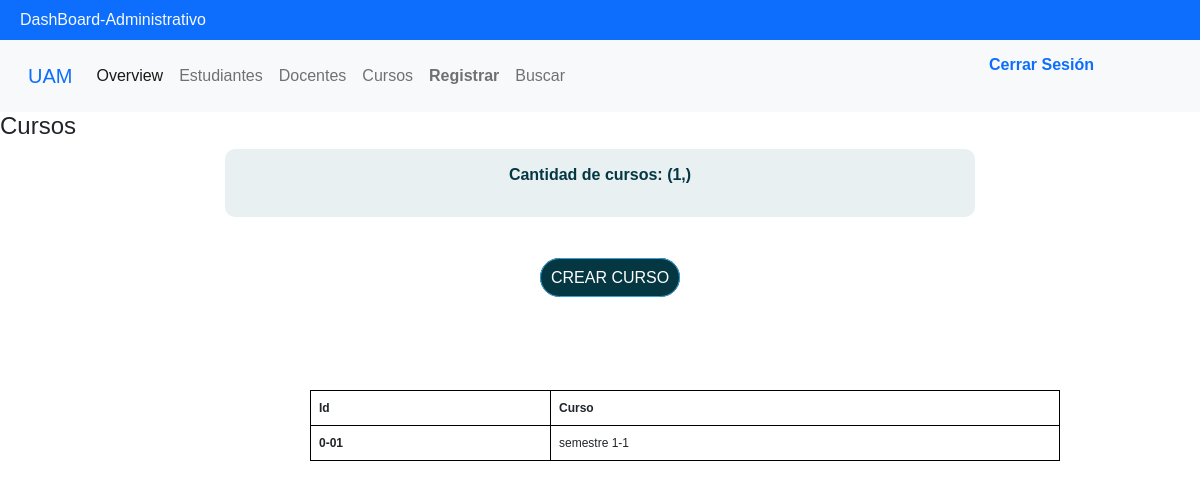
The page /DashBoard-Administrativo/cursos on the database as committed earlier.
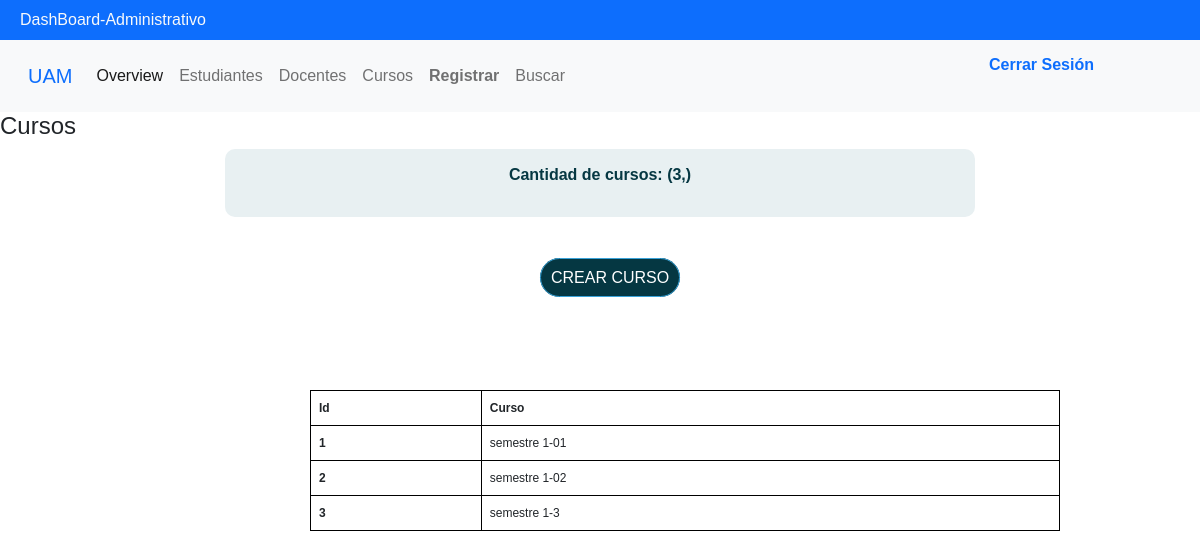
The same page on the database as committed later.
### tables this page shows
CREATE TABLE Cursos (idCurso INTEGER PRIMARY KEY NOT NULL, descripcion TEXT (20) NOT NULL);

### app.py (the view)
@app.route('/DashBoard-Administrativo/cursos',methods=['GET','POST'])
def cursos():
    cantCur = cantCurso()
    curso = getCurso()
    data = {
        "cant": cantCur,
        "curso": curso
    }
    return render_template('cursos.html',cursos=data)

### db.py (called while the page is built)
def get_db():
    try:
        g.db = sqlite3.connect("baseDeDatos.db")
        return g.db
    except Error:
        print(Error)

### usersControllers.py (called while the page is built)
def getCurso():
    connect = get_db()
    cursor = connect.cursor()
    sql = " SELECT idCurso,descripcion FROM Cursos"
    cursor.execute(sql)
    cursos = cursor.fetchall()
    return cursos

def cantCurso():
    connect = get_db()
    cursor = connect.cursor()
    sql = " SELECT COUNT(*) FROM Cursos; "
    cursor.execute(sql)
    cursos = cursor.fetchone()
    return cursos

### templates/cursos.html
{% extends "base.html" %}
{% block contenido %}
<head>
    <link rel="stylesheet" href="{{  url_for('static',  filename='css/styleTabs.css')  }}">
</head>
<header>
    <h4>Cursos</h4>
</header>
    <div id='contador'>
    <p>
        <b>    Cantidad de cursos: <span style="color:#053742">{{ cursos["cant"] }}</span> </b><br>
    </p>
    </div>
    <br>
    <br>
    <a class="boton" href="/DashBoard-Administrativo/cursos/crearCurso" target="">Crear curso</a>
    <table class="table table-bordered">
        <thead>
          <tr>
            <th scope="col">Id</th>
            <th scope="col">Curso</th>
          </tr>
        </thead>
        <tbody>
          {% for curso in cursos.curso %}
            <tr>
              <th scope="row">{{ curso[0] }}</th>
              <td scope="row">{{ curso[1] }}</td>
            </tr>
          {% endfor %}
        </tbody>
      </table>
    {% endblock %}

Rows that differ between the two databases and show on the page:
removed Cursos: idCurso "0-01", descripcion "semestre 1-1"
added Cursos: idCurso "1", descripcion "semestre 1-01"
added Cursos: idCurso "2", descripcion "semestre 1-02"
added Cursos: idCurso "3", descripcion "semestre 1-3"
Other text that changed with them:
{{ cursos["cant"] }}: "(1,)" → "(3,)"
